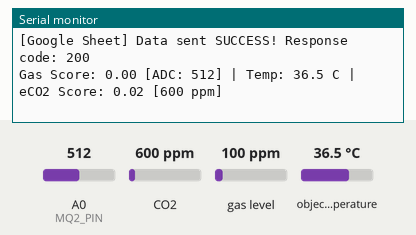
Recording of a sketch running on a simulated ESP8266 (NodeMCU). On the bench: the last lines printed to the serial monitor. The test bench sets the inputs (shaded band); at power-on: CO2 600 ppm, A0 (MQ2_PIN) = 512, object temperature 36.5 °C, gas level 100 ppm. WiFi joins after 1.5 s; servers stay silent unless stated; uploads are accepted with an empty reply.

Above: at 8.7 s.
8.8 s: CO2 set to 452 ppm
At 10.1 s:
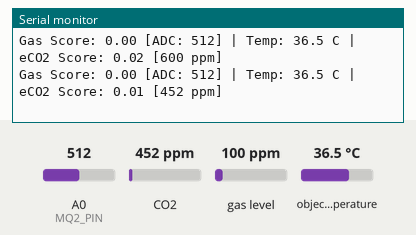
10.3 s: A0 (MQ2_PIN) set to 390
At 10.9 s:
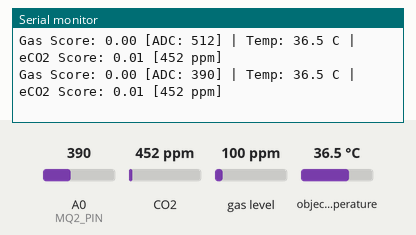
11.8 s: object temperature set to 20 °C
At 13.1 s:
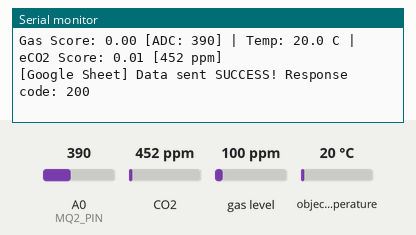
13.3 s: A0 (MQ2_PIN) set to 410
At 14.3 s:
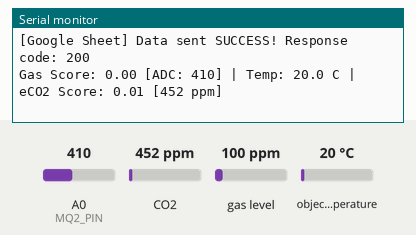
14.8 s: CO2 set to 1050 ppm
At 15.9 s:
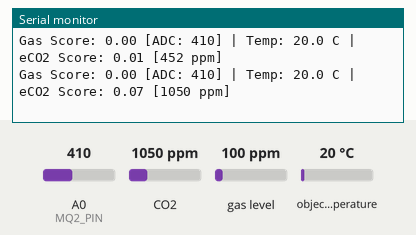
Timing chart, 0 to 17.3 s (numbered marks = the images above; inputs shaded):
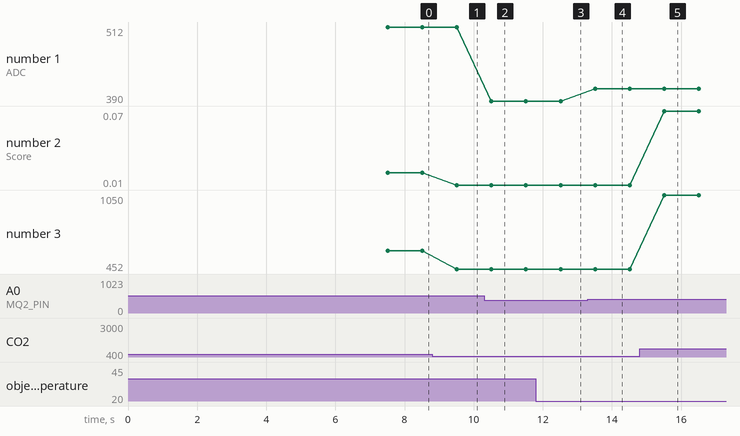

Measured:
- after the input at 8.8 s, the serial monitor: prints a new line after 0.71 s (image 1)
- after the input at 10.3 s, the serial monitor: prints a new line after 0.21 s (image 2)
- after the input at 11.8 s, the serial monitor: prints a new line after 0.71 s (image 3)
- after the input at 13.3 s, the serial monitor: prints a new line after 0.21 s (image 4)
- after the input at 14.8 s, the serial monitor: prints a new line after 0.71 s (image 5)
- plotted number 1: 512 → 390 after the input at 10.3 s, 390 → 410 after the input at 13.3 s
- plotted number 2: 0.02 → 0.01 after the input at 8.8 s, 0.01 → 0.07 after the input at 14.8 s
- plotted number 3: 600 → 452 after the input at 8.8 s, 452 → 1050 after the input at 14.8 s

The sketch:

EV_Safe_Guard_ino.ino
```cpp
#include <ESP8266WiFi.h>
#include <ESP8266HTTPClient.h>
#include <WiFiClientSecure.h>
#include <Wire.h>
#include <Adafruit_MLX90614.h>
#include <Adafruit_SGP30.h>

// --- ตั้งค่า Wi-Fi และ Google Apps Script ---
const char* ssid     = "tae";
const char* password = "taemaetaemae";
const String GAS_URL = "https://script.google.com/macros/s/AKfycbwMBSVhuEW_RXdmmb8R1xeKA80DoONudu0OdOLEOU68BZn0WWtQ01XDC1zFYYD1lQKX/exec";

// --- ฮาร์ดแวร์ & เซนเซอร์ ---
const int MQ2_PIN = A0;
int analogBaseline = 0;
int maxLimit = 1023;

Adafruit_MLX90614 mlx = Adafruit_MLX90614();
Adafruit_SGP30 sgp = Adafruit_SGP30();

// ตัวแปรเก็บค่านิ่งล่าสุด
uint16_t last_valid_eco2 = 400;
float last_valid_temp = 30.0;

// ตัวแปรจัดช่วงเวลา
unsigned long lastSensorReadTime = 0;
unsigned long lastSendTime = 0;
const unsigned long sensorInterval = 1000; // อ่านเซนเซอร์ทุก 1 วินาที
const unsigned long sendInterval   = 5000; // ส่ง Google Sheet ทุก 5 วินาที

// ตัวแปรเก็บค่าล่าสุดเตรียมส่ง
float current_gas_score = 0.0;
float current_temp = 30.0;
float current_eco2_score = 0.0;

// =======================================================
// ฟังก์ชันส่งข้อมูลเข้า Google Sheets (ปรับให้ทำงานเร็ว ไม่เกิน 2-3 วิ)
// =======================================================
void sendDataToSheet(float gasScore, float temp, float eco2Score) {
  if (WiFi.status() == WL_CONNECTED) {
    WiFiClientSecure client;
    client.setInsecure(); // ข้ามการตรวจ Certificate SSL เพื่อความเร็วสูงสุด

    HTTPClient http;

    // 💡 ตั้ง Timeout ไว้แค่ 2.5 วินาที (2500 ms)
    // ข้อมูลถูกยิงเข้า Google Server เรียบร้อยแล้ว ไม่ต้องเสียเวลานั่งรอคำตอบจาก Script
    http.setTimeout(2500);

    String url = GAS_URL + "?gas=" + String(gasScore, 2) + "&temp=" + String(temp, 1) + "&eco2=" + String(eco2Score, 2);

    http.begin(client, url);
    http.setFollowRedirects(HTTPC_STRICT_FOLLOW_REDIRECTS);

    int httpCode = http.GET();

    if (httpCode > 0) {
      Serial.printf("[Google Sheet] Data sent SUCCESS! Response code: %d\n", httpCode);
    } else {
      // แม้จะขึ้น Timeout หรือ -1 ข้อมูลก็ถูกส่งถึง Google Apps Script เรียบร้อยแล้ว
      Serial.println("[Google Sheet] Request sent (Fast Mode)!");
    }
    http.end();
  } else {
    Serial.println("WiFi Disconnected!");
  }
}

void setup() {
  Serial.begin(115200);
  delay(1000);

  WiFi.begin(ssid, password);
  Serial.print("Connecting to WiFi");
  while (WiFi.status() != WL_CONNECTED) {
    delay(500);
    Serial.print(".");
  }
  Serial.println("\nWiFi Connected!");

  Wire.begin(D2, D1);
  Wire.setClock(100000);
  Wire.setClockStretchLimit(200000);

  if (!mlx.begin(0x5A)) {
    Serial.println("Error: MLX90614 not found!");
  } else {
    Serial.println("MLX90614 Ready!");
  }

  if (!sgp.begin()) {
    Serial.println("Error: SGP30 not found!");
  } else {
    Serial.println("SGP30 Ready!");
    sgp.IAQinit();
  }

  // Calibration MQ-2
  long sum = 0;
  for (int i = 0; i < 20; i++) {
    sum += analogRead(MQ2_PIN);
    delay(250);
  }
  analogBaseline = sum / 20;

  Serial.println("\n--- SYSTEM READY ---");
}

void loop() {
  unsigned long currentMillis = millis();

  // === 1. อ่านค่าเซนเซอร์ทุกๆ 1 วินาที ===
  if (currentMillis - lastSensorReadTime >= sensorInterval) {
    lastSensorReadTime = currentMillis;

    // MLX90614 (Temp)
    float rawTemp = mlx.readObjectTempC();
    if (isnan(rawTemp) || rawTemp <= 0.0 || rawTemp >= 100.0) {
      delay(10);
      rawTemp = mlx.readObjectTempC();
    }

    if (!isnan(rawTemp) && rawTemp > 0.0 && rawTemp < 100.0) {
      last_valid_temp = rawTemp;
    }
    current_temp = last_valid_temp;

    // MQ-2 (Gas)
    long rawSum = 0;
    for (int i = 0; i < 3; i++) {
      rawSum += analogRead(MQ2_PIN);
      delay(2);
    }
    int rawValue = rawSum / 3;

    if (maxLimit > analogBaseline) {
      current_gas_score = (float)(rawValue - analogBaseline) / (maxLimit - analogBaseline);
    }
    if (current_gas_score < 0.0) current_gas_score = 0.0;
    if (current_gas_score > 1.0) current_gas_score = 1.0;

    // SGP30 (eCO2)
    uint16_t eco2_ppm = last_valid_eco2;
    if (sgp.IAQmeasure()) {
      uint16_t current_eco2 = sgp.eCO2;
      if (current_eco2 >= 400 && current_eco2 <= 35000) {
        if (abs((int)current_eco2 - (int)last_valid_eco2) < 2000 || last_valid_eco2 == 400) {
          eco2_ppm = current_eco2;
          last_valid_eco2 = current_eco2;
        }
      }
    }

    if (eco2_ppm <= 400) {
      current_eco2_score = 0.0;
    } else if (eco2_ppm > 400 && eco2_ppm <= 1200) {
      current_eco2_score = 0.00 + ((float)(eco2_ppm - 400) / (1200 - 400)) * (0.09 - 0.00);
    } else if (eco2_ppm > 1200 && eco2_ppm <= 2000) {
      current_eco2_score = 0.10 + ((float)(eco2_ppm - 1200) / (2000 - 1200)) * (0.59 - 0.10);
    } else if (eco2_ppm > 2000) {
      current_eco2_score = 0.60 + ((float)(eco2_ppm - 2000) / (5000 - 2000)) * (1.00 - 0.60);
      if (current_eco2_score > 1.0) current_eco2_score = 1.0;
    }

    Serial.printf("Gas Score: %.2f [ADC: %d] | Temp: %.1f C | eCO2 Score: %.2f [%d ppm]\n",
                  current_gas_score, rawValue, current_temp, current_eco2_score, eco2_ppm);
  }

  // === 2. ส่งข้อมูลเข้า Google Sheets แยกออกมาทำทุกๆ 5 วินาที ===
  if (currentMillis - lastSendTime >= sendInterval) {
    lastSendTime = currentMillis;
    sendDataToSheet(current_gas_score, current_temp, current_eco2_score);
  }
}
```
